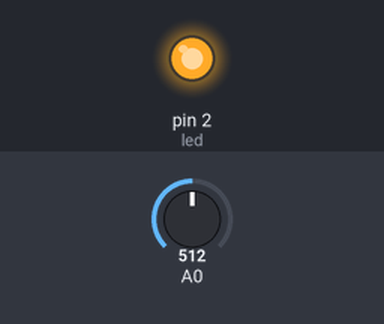
The sketch below on a simulated Arduino Uno, built with avr-gcc and run on an emulated ATmega328P. Parts: output pins drawn as LEDs (lit = HIGH). The inputs (shaded band) are chosen by the test bench; at power-on: A0 = 512.

Above: at 1.2 s.
1.3 s: A0 set to 213
2.8 s: A0 set to 191
At 3.7 s:
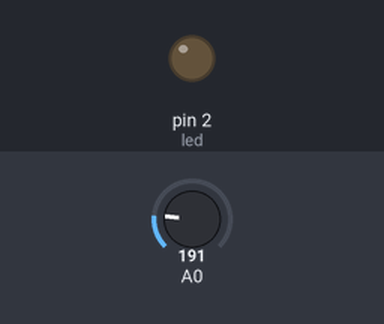
4.3 s: A0 set to 210
At 4.9 s:
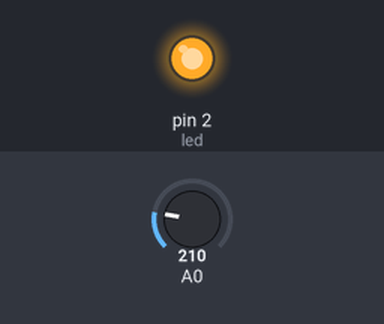
5.8 s: A0 set to 190
At 7.2 s:
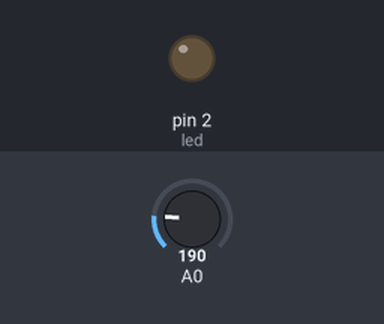
Timing chart, 0 to 8.3 s (numbered marks = the images above; inputs shaded):
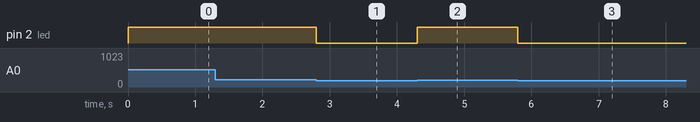

Measured:
- the behaviour switches between 201 and 200 on A0 (found by bisection; images 0 and 1)
- after the input at 1.3 s, every drawn part: stays the same
- after the input at 2.8 s, pin 2 (led): HIGH → LOW at once
- after the input at 4.3 s, pin 2 (led): LOW → HIGH at once
- after the input at 5.8 s, pin 2 (led): HIGH → LOW at once

The sketch:

luz_nocturna.ino
```cpp
//circuito luz nocturna
int led = 2;
int ldr = 0;

void setup()
{
  pinMode(led, OUTPUT);
  pinMode(A0, INPUT);
}

void loop(){
	ldr = analogRead(A0);
  if(ldr > 200){//si la luz disminuye, la resistencia sube
    digitalWrite(led, 1);
  }else{
    digitalWrite(led, 0);
  }
}
```
